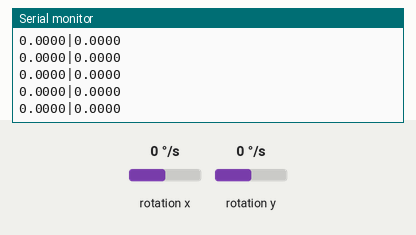
Recording of a sketch running on a simulated Arduino Uno, built with avr-gcc and run on an emulated ATmega328P. On the bench: the last lines printed to the serial monitor. Wiring (inferred from the names in the program): MPU-6050 motion sensor at I2C address 0x68. Inputs (shaded band) come from the test bench; at power-on: rotation x 0 °/s, rotation y 0 °/s.

Above: at 3.0 s.
3.1 s: rotation x set to -192 °/s
At 3.15 s:
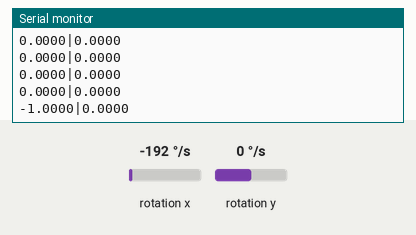
4.6 s: rotation y set to -192 °/s
At 4.62 s:
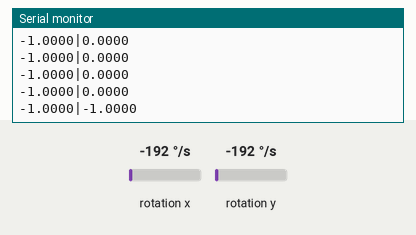
6.1 s: rotation x set to 0 °/s
At 6.1 s:
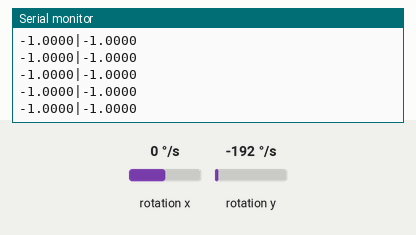
Timing chart, 0 to 9.1 s (numbered marks = the images above; inputs shaded):
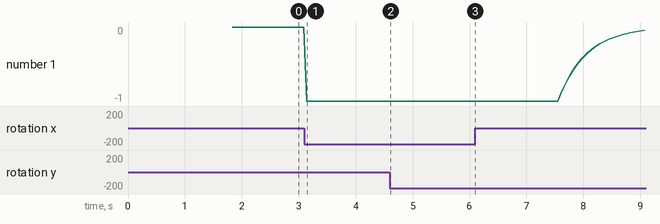

Measured:
- after the input at 3.1 s, the serial monitor: prints a new line at once (image 1)
- after the input at 4.6 s, the serial monitor: prints a new line at once (image 2)
- plotted number 1: 0 → -1 after the input at 3.1 s

The sketch:

WorkingGyro.ino
```cpp
#include <Wire.h>

// MPU6050 I2C address
#define GYRO_ADDRESS 0x68

// Gyro registers
#define GYRO_XOUT_H 0x43
#define GYRO_YOUT_H 0x45

// Expected angular velocity range for mapping (deg/sec)
const float MIN_GYRO = -10.0f;
const float MAX_GYRO = 10.0f;

// Calibration
float neutralX = 0;
float neutralY = 0;
const int CALIBRATION_SAMPLES = 200;

// Filtering
float prevX = 0;
float prevY = 0;
const float ALPHA = 0.1; // smoothing factor (0 = no movement, 1 = no smoothing)

void setup() {
  Serial.begin(9600);
  Wire.begin();

  // Wake up MPU6050
  Wire.beginTransmission(GYRO_ADDRESS);
  Wire.write(0x6B);
  Wire.write(0x00);
  Wire.endTransmission(true);
  delay(100);

  // --- Calibration ---
  long sumX = 0;
  long sumY = 0;
  for (int i = 0; i < CALIBRATION_SAMPLES; i++) {
    int16_t rawX = readGyro(GYRO_XOUT_H);
    int16_t rawY = readGyro(GYRO_YOUT_H);
    sumX += rawX;
    sumY += rawY;
    delay(5);
  }
  neutralX = (float)sumX / CALIBRATION_SAMPLES / 131.0; // convert to deg/sec
  neutralY = (float)sumY / CALIBRATION_SAMPLES / 131.0;

  Serial.println("Gyro calibrated. Neutral values:");
  Serial.print("X: "); Serial.println(neutralX, 4);
  Serial.print("Y: "); Serial.println(neutralY, 4);
  delay(500);
}

void loop() {
  // Read raw gyro values
  float gyroX = readGyro(GYRO_XOUT_H) / 131.0 - neutralX;
  float gyroY = readGyro(GYRO_YOUT_H) / 131.0 - neutralY;

  // Apply simple low-pass filter to reduce jitter
  float filteredX = prevX * (1.0 - ALPHA) + gyroX * ALPHA;
  float filteredY = prevY * (1.0 - ALPHA) + gyroY * ALPHA;
  prevX = filteredX;
  prevY = filteredY;

  // Map to -1 → +1
  float mappedX = mapToMinus1Plus1(filteredX);
  float mappedY = mapToMinus1Plus1(filteredY);

  // Send to Unity
  Serial.print(mappedX, 4);
  Serial.print("|");
  Serial.println(mappedY, 4);

  delay(50);
}

// Maps a value from MIN_GYRO → MAX_GYRO to -1 → 1
float mapToMinus1Plus1(float value) {
  float n = (2.0f * (value - MIN_GYRO) / (MAX_GYRO - MIN_GYRO)) - 1.0f;
  if (n < -1) n = -1;
  if (n > 1) n = 1;
  return n;
}

// Reads a 16-bit gyro value from the sensor
int16_t readGyro(uint8_t reg) {
  Wire.beginTransmission(GYRO_ADDRESS);
  Wire.write(reg);
  Wire.endTransmission(false);

  Wire.requestFrom(GYRO_ADDRESS, 2);
  return (Wire.read() << 8) | Wire.read();
}
```
